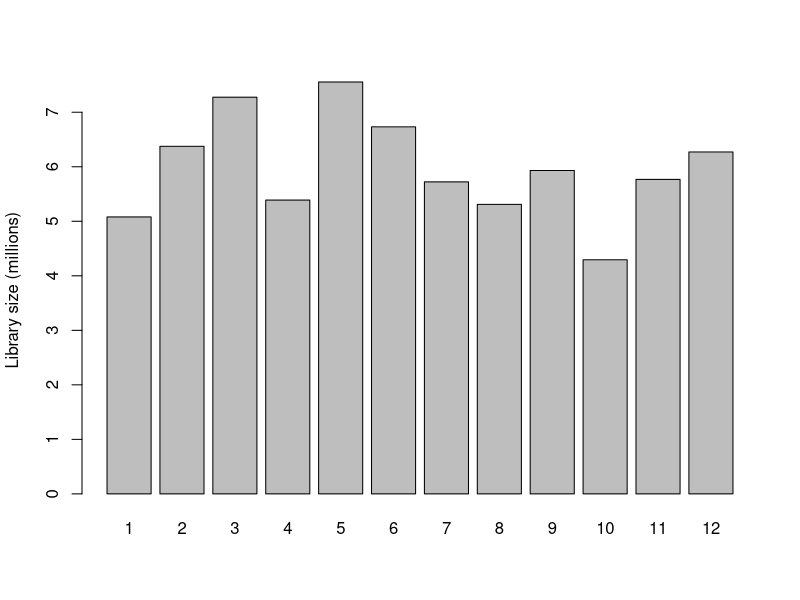
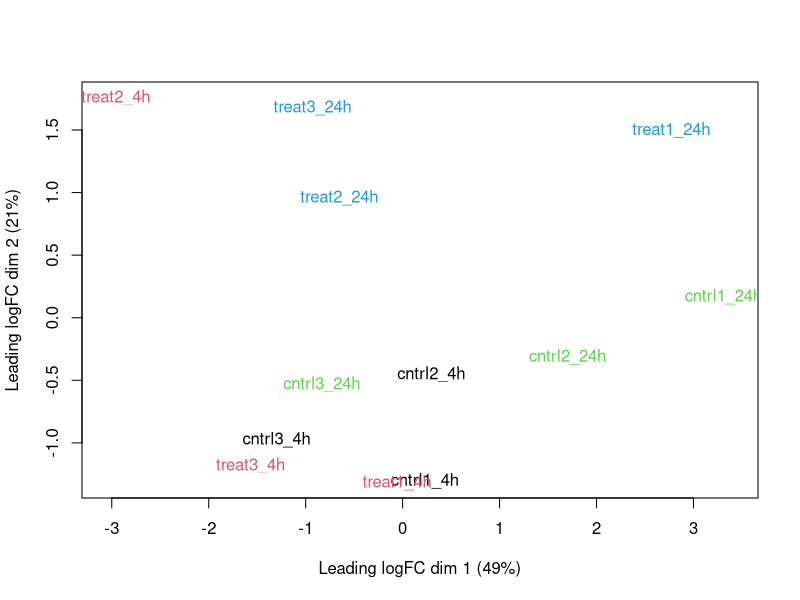
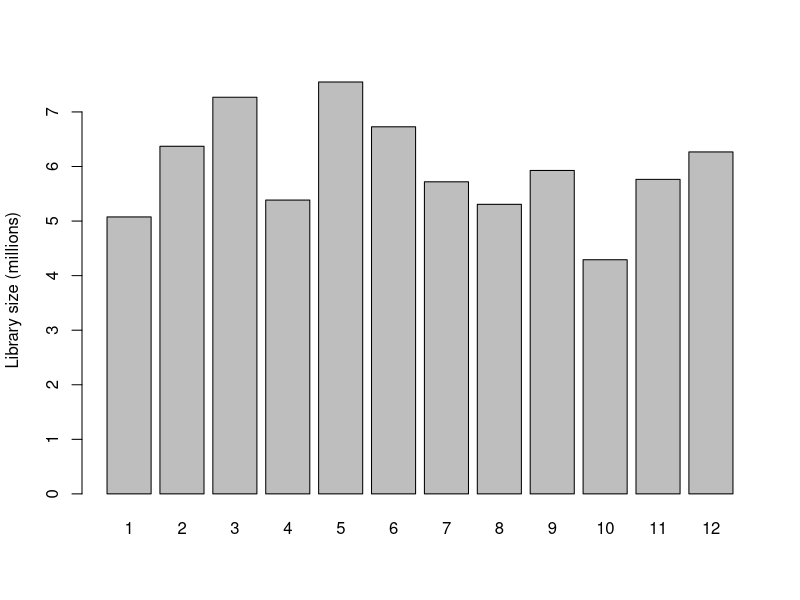
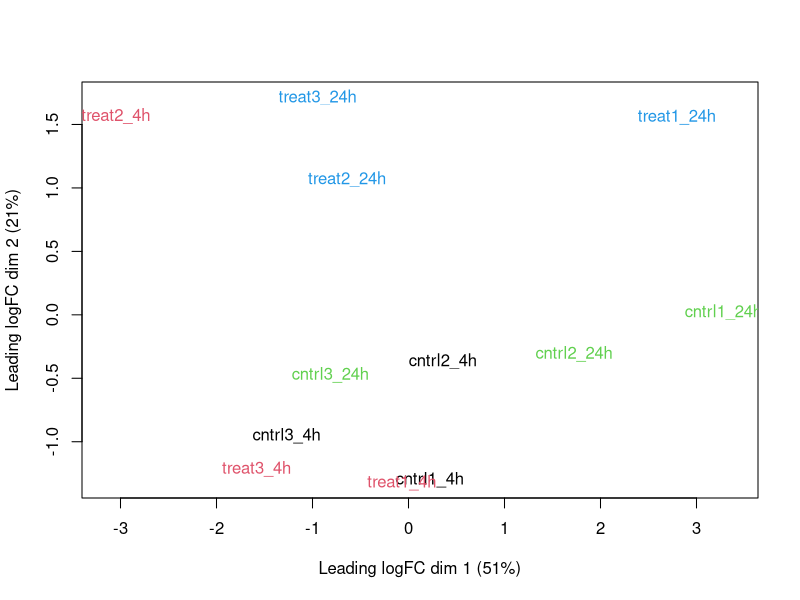
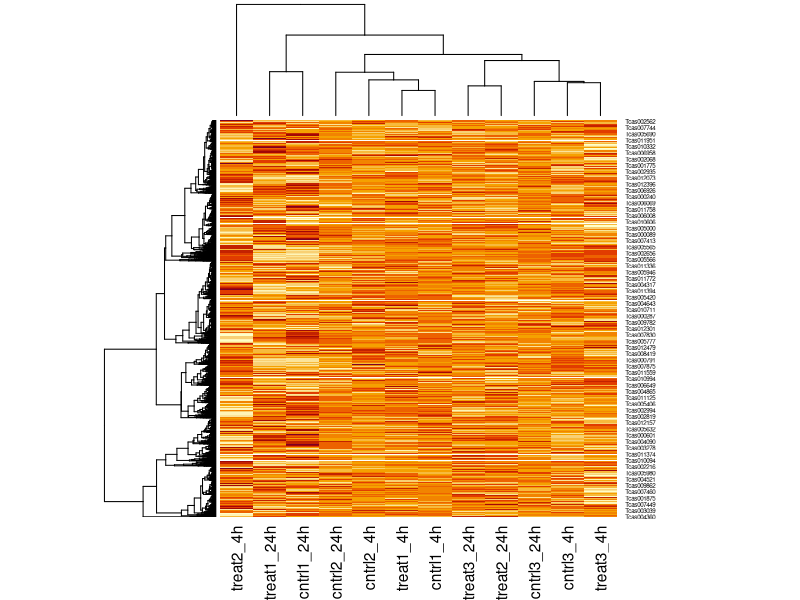
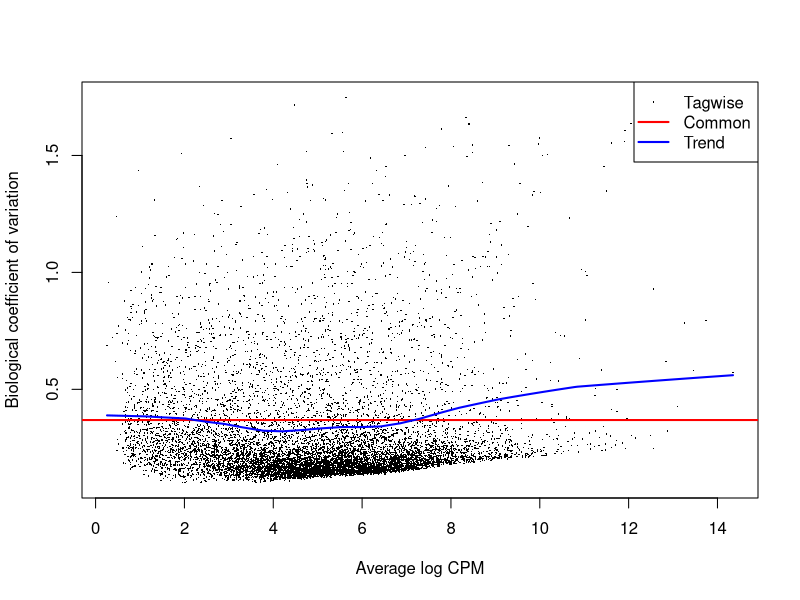
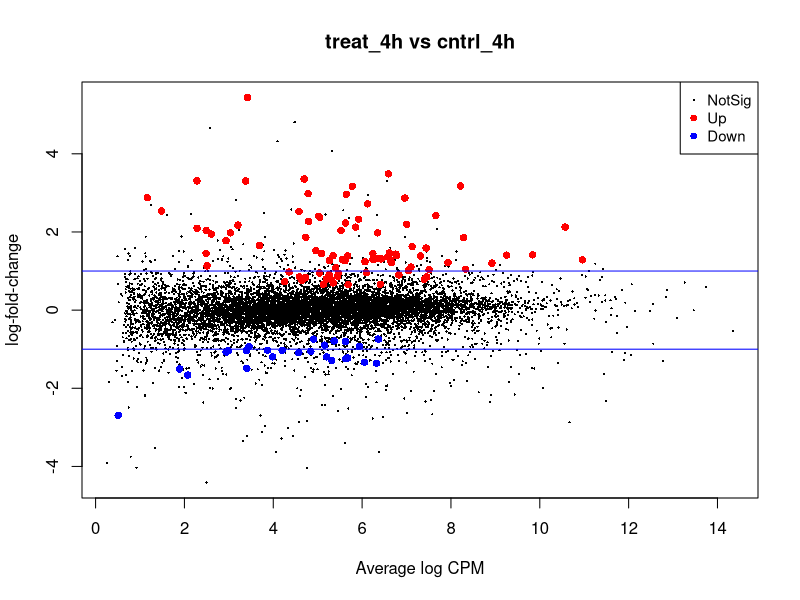
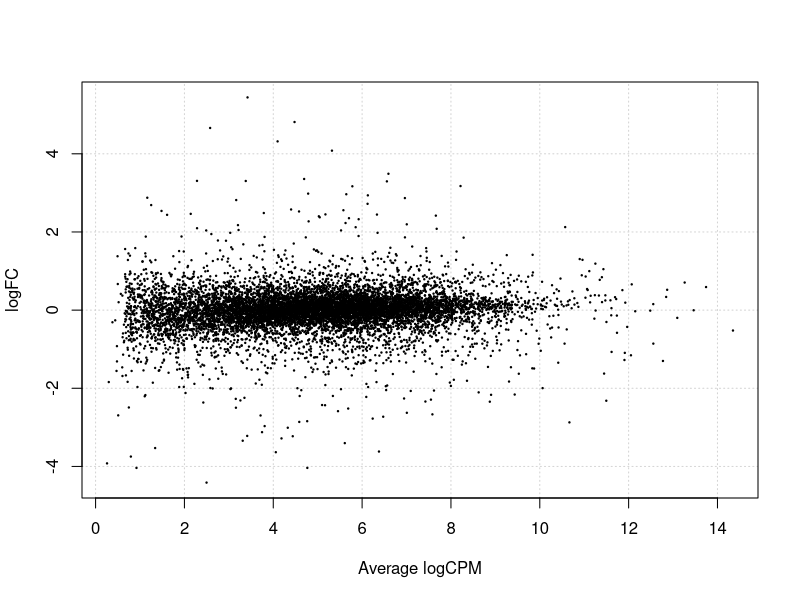

Reproduce these figures in R, in order.
# set the working directory
setwd("/Users/bamflappy/NFCDSWorkshop_Day2/script_data/")

# import gene count data
tribolium_counts <- read.csv("TriboliumCounts.csv", row.names="X")

# select a subset of the gene count data
#tribolium_counts[ , 1:6]

#Add grouping factor
group <- factor(c(rep("cntrl_4h",3), rep("cntrl_24h",3), rep("treat_4h",3), rep("treat_24h",3)))

#BiocManager::install("edgeR")

library("edgeR")

#Create DGE list object
list <- DGEList(counts=tribolium_counts,group=group)

#Plot the library sizes before normalization and write to a jpg file
jpeg("exactTest_librarySizes_beforeNorm.jpg")
barplot(list$samples$lib.size*1e-6, names=1:12, ylab="Library size (millions)")
dev.off() 

#Draw a MDS plot to show the relative similarities of the samples
# and to view batch and treatment effects before normalization
jpeg("exactTest_MDS_beforeNorm.jpg")
plotMDS(list, col=rep(1:12, each=3))
dev.off()

#There is no purpose in analysing genes that are not expressed in either 
# experimental condition, so genes are first filtered on expression levels
keep <- filterByExpr(list)
table(keep)
list <- list[keep, , keep.lib.sizes=FALSE]

#Calculate normalized factors
list <- calcNormFactors(list)
normList <- cpm(list, normalized.lib.sizes=TRUE)

#Write the normalized counts to a file
write.table(normList, file="tribolium_normalizedCounts.csv", sep=",", row.names=TRUE)

#View normalization factors
list$samples
dim(list)

#Plot the library sizes after normalization
jpeg("exactTest_librarySizes_afterNorm.jpg")
barplot(list$samples$lib.size*1e-6, names=1:12, ylab="Library size (millions)")
dev.off()

#Draw a MDS plot to show the relative similarities of the samples
# and to view batch and treatment effects after normalization
jpeg("exactTest_MDS_afterNorm.jpg")
plotMDS(list, col=rep(1:12, each=3))
dev.off()

#Calculate the log CPM of the gene count data
logcpm <- cpm(list, log=TRUE)

#Draw a heatmap of individual RNA-seq samples using moderated
# log-counts-per-million after normalization
jpeg("exactTest_logCPM.jpg")
heatmap(logcpm)
dev.off()

#Produce a matrix of pseudo-counts
#Estimate common dispersion and tagwise dispersions
list <- estimateDisp(list)
list$common.dispersion

#View dispersion estimates and biological coefficient of variation
jpeg("exactTest_BCV.jpg")
plotBCV(list)
dev.off()

##############
#Perform an exact test for treat_4h vs ctrl_4h
tested_4h <- exactTest(list, pair=c("cntrl_4h", "treat_4h"))

#Create results table of DE genes
resultsTbl_4h <- topTags(tested_4h, n=nrow(tested_4h$table))$table

#Create a table of DE genes filtered by FDR
resultsTbl_4h.keep <- resultsTbl_4h$FDR <= 0.05
resultsTbl_4h_filtered <- resultsTbl_4h[resultsTbl_4h.keep,]

#Write the results of the exact tests to a csv file
write.table(resultsTbl_4h_filtered, file="exactTest_4h_filtered.csv", sep=",", row.names=TRUE)

#Look at the counts-per-million in individual samples for the top genes
o <- order(tested_4h$table$PValue)
cpm(list)[o[1:10],]

#View the total number of differentially expressed genes at a p-value of 0.05
summary(decideTests(tested_4h))

#Plot log-fold change against log-counts per million, with DE genes highlighted
#The blue lines indicate 2-fold changes
jpeg("exactTest_4h_DE.jpg")
plotMD(tested_4h)
abline(h=c(-1, 1), col="blue")
dev.off()

#Make a mean-difference plot of two libraries of count data with smearing of points
#  with very low counts, especially those that are zero for one of the columns
jpeg("exactTest_4h_smear.jpg")
plotSmear(tested_4h)
dev.off()

##############
#Perform an exact test for treat_24h vs ctrl_24h
tested_24h <- exactTest(list, pair=c("cntrl_24h", "treat_24h"))

#Create a table of DE genes filtered by FDR
resultsTbl_24h <- topTags(tested_24h, n=nrow(tested_24h$table))$table

#Create filtered results table of DE genes
resultsTbl_24h.keep <- resultsTbl_24h$FDR <= 0.05
resultsTbl_24h_filtered <- resultsTbl_24h[resultsTbl_24h.keep,]

#Write the results of the exact tests to a csv file
write.table(resultsTbl_24h_filtered, file="exactTest_24h_filtered.csv", sep=",", row.names=TRUE)

#Look at the counts-per-million in individual samples for the top genes
o <- order(tested_24h$table$PValue)
cpm(list)[o[1:10],]

#View the total number of differentially expressed genes at a p-value of 0.05
summary(decideTests(tested_24h))

#Plot log-fold change against log-counts per million, with DE genes highlighted
#The blue lines indicate 2-fold changes
jpeg("exactTest_24h_DE.jpg")
plotMD(tested_24h)
abline(h=c(-1, 1), col="blue")
dev.off()

#Make a mean-difference plot of two libraries of count data with smearing of points
#  with very low counts, especially those that are zero for one of the columns
jpeg("exactTest_24h_smear.jpg")
plotSmear(tested_24h)
dev.off()

##############
#Perform an exact test for treat_4h vs treat_24h
tested_treat <- exactTest(list, pair=c("treat_24h", "treat_4h"))

#Create a table of DE genes filtered by FDR
resultsTbl_treat <- topTags(tested_treat, n=nrow(tested_treat$table))$table

#Create filtered results table of DE genes
resultsTbl_treat.keep <- resultsTbl_treat$FDR <= 0.05
resultsTbl_treat_filtered <- resultsTbl_treat[resultsTbl_treat.keep,]

#Write the results of the exact tests to a csv file
write.table(resultsTbl_treat_filtered, file="exactTest_treat_filtered.csv", sep=",", row.names=TRUE)

#Look at the counts-per-million in individual samples for the top genes
o <- order(tested_treat$table$PValue)
cpm(list)[o[1:10],]

#View the total number of differentially expressed genes at a p-value of 0.05
summary(decideTests(tested_treat))

#Plot log-fold change against log-counts per million, with DE genes highlighted
#The blue lines indicate 2-fold changes
jpeg("exactTest_treat_DE.jpg")
plotMD(tested_treat)
abline(h=c(-1, 1), col="blue")
dev.off()

#Make a mean-difference plot of two libraries of count data with smearing of points
#  with very low counts, especially those that are zero for one of the columns
jpeg("exactTest_treat_smear.jpg")
plotSmear(tested_treat)
dev.off()

##############
#Perform an exact test for cntrl_4h vs nctrl_24h
tested_cntrl <- exactTest(list, pair=c("treat_24h", "treat_4h"))

#Create a table of DE genes filtered by FDR
resultsTbl_nctrl <- topTags(tested_cntrl, n=nrow(tested_cntrl$table))$table

#Create filtered results table of DE genes
resultsTbl_ctrl.keep <- resultsTbl_nctrl$FDR <= 0.05
resultsTbl_cntrl_filtered <- resultsTbl_nctrl[resultsTbl_ctrl.keep,]

#Write the results of the exact tests to a csv file
write.table(resultsTbl_cntrl_filtered, file="exactTest_cntrl_filtered.csv", sep=",", row.names=TRUE)

#Look at the counts-per-million in individual samples for the top genes
o <- order(tested_cntrl$table$PValue)
cpm(list)[o[1:10],]

#View the total number of differentially expressed genes at a p-value of 0.05
summary(decideTests(tested_cntrl))

#Plot log-fold change against log-counts per million, with DE genes highlighted
#The blue lines indicate 2-fold changes
jpeg("exactTest_cntrl_DE.jpg")
plotMD(tested_cntrl)
abline(h=c(-1, 1), col="blue")
dev.off()

#Make a mean-difference plot of two libraries of count data with smearing of points
#  with very low counts, especially those that are zero for one of the columns
jpeg("exactTest_cntrl_smear.jpg")
plotSmear(tested_cntrl)
dev.off()
